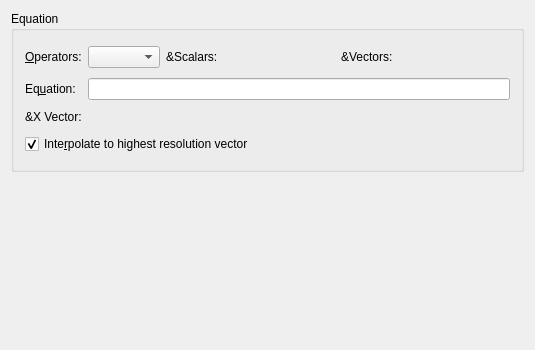
<ui version="4.0" >
 <class>EquationTab</class>
 <widget class="QWidget" name="EquationTab" >
  <property name="geometry" >
   <rect>
    <x>0</x>
    <y>0</y>
    <width>535</width>
    <height>350</height>
   </rect>
  </property>
  <layout class="QGridLayout" name="gridLayout" >
   <item row="0" column="0" colspan="2" >
    <widget class="QGroupBox" name="GroupBox14" >
     <property name="title" >
      <string>Equation</string>
     </property>
     <layout class="QGridLayout" name="gridLayout_2" >
      <item row="0" column="0" >
       <widget class="QLabel" name="TextLabel1_2_3_2" >
        <property name="sizePolicy" >
         <sizepolicy vsizetype="Fixed" hsizetype="Fixed" >
          <horstretch>0</horstretch>
          <verstretch>0</verstretch>
         </sizepolicy>
        </property>
        <property name="text" >
         <string>&amp;Operators:</string>
        </property>
        <property name="wordWrap" >
         <bool>false</bool>
        </property>
        <property name="buddy" >
         <cstring>Operators</cstring>
        </property>
       </widget>
      </item>
      <item row="0" column="1" >
       <widget class="QComboBox" name="Operators" >
        <property name="sizePolicy" >
         <sizepolicy vsizetype="Fixed" hsizetype="Fixed" >
          <horstretch>0</horstretch>
          <verstretch>0</verstretch>
         </sizepolicy>
        </property>
        <property name="whatsThis" >
         <string>Select an operator from this list to insert it into the equation.  All valid operators are listed here.  </string>
        </property>
       </widget>
      </item>
      <item row="0" column="4" >
       <widget class="QLabel" name="_vectorsLabel" >
        <property name="sizePolicy" >
         <sizepolicy vsizetype="Fixed" hsizetype="Fixed" >
          <horstretch>0</horstretch>
          <verstretch>0</verstretch>
         </sizepolicy>
        </property>
        <property name="text" >
         <string>&amp;Vectors:</string>
        </property>
        <property name="wordWrap" >
         <bool>false</bool>
        </property>
       </widget>
      </item>
      <item row="0" column="5" >
       <widget class="Kst::VectorSelector" native="1" name="_vectors" />
      </item>
      <item row="0" column="2" >
       <widget class="QLabel" name="_scalarsLabel" >
        <property name="sizePolicy" >
         <sizepolicy vsizetype="Fixed" hsizetype="Fixed" >
          <horstretch>0</horstretch>
          <verstretch>0</verstretch>
         </sizepolicy>
        </property>
        <property name="text" >
         <string>&amp;Scalars:</string>
        </property>
        <property name="wordWrap" >
         <bool>false</bool>
        </property>
       </widget>
      </item>
      <item row="0" column="3" >
       <widget class="Kst::ScalarSelector" native="1" name="_scalars" />
      </item>
      <item row="1" column="0" >
       <widget class="QLabel" name="TextLabel1_11" >
        <property name="sizePolicy" >
         <sizepolicy vsizetype="Fixed" hsizetype="Fixed" >
          <horstretch>0</horstretch>
          <verstretch>0</verstretch>
         </sizepolicy>
        </property>
        <property name="text" >
         <string>Eq&amp;uation:</string>
        </property>
        <property name="wordWrap" >
         <bool>false</bool>
        </property>
        <property name="buddy" >
         <cstring>_equation</cstring>
        </property>
       </widget>
      </item>
      <item row="1" column="1" colspan="5" >
       <widget class="QLineEdit" name="_equation" >
        <property name="whatsThis" >
         <string>Enter the equation to be evaluated here.  Use 'x' as the independent variable.  Vectors an operators are selected from the above lists.</string>
        </property>
       </widget>
      </item>
      <item row="2" column="0" >
       <widget class="QLabel" name="_xVectorLabel" >
        <property name="text" >
         <string>&amp;X Vector:</string>
        </property>
        <property name="wordWrap" >
         <bool>false</bool>
        </property>
       </widget>
      </item>
      <item row="3" column="0" colspan="4" >
       <widget class="QCheckBox" name="_doInterpolation" >
        <property name="sizePolicy" >
         <sizepolicy vsizetype="Fixed" hsizetype="Preferred" >
          <horstretch>0</horstretch>
          <verstretch>0</verstretch>
         </sizepolicy>
        </property>
        <property name="text" >
         <string>Inte&amp;rpolate to highest resolution vector</string>
        </property>
        <property name="checked" >
         <bool>true</bool>
        </property>
       </widget>
      </item>
      <item row="2" column="1" colspan="5" >
       <widget class="Kst::VectorSelector" native="1" name="_xVectors" >
        <property name="enabled" >
         <bool>true</bool>
        </property>
        <property name="sizePolicy" >
         <sizepolicy vsizetype="Fixed" hsizetype="Preferred" >
          <horstretch>0</horstretch>
          <verstretch>0</verstretch>
         </sizepolicy>
        </property>
       </widget>
      </item>
     </layout>
    </widget>
   </item>
   <item row="1" column="0" >
    <widget class="Kst::CurveAppearance" native="1" name="_curveAppearance" />
   </item>
   <item row="1" column="1" >
    <widget class="Kst::CurvePlacement" native="1" name="_curvePlacement" />
   </item>
  </layout>
 </widget>
 <layoutdefault spacing="6" margin="11" />
 <pixmapfunction>qPixmapFromMimeSource</pixmapfunction>
 <customwidgets>
  <customwidget>
   <class>Kst::VectorSelector</class>
   <extends>QWidget</extends>
   <header>vectorselector.h</header>
  </customwidget>
  <customwidget>
   <class>Kst::CurvePlacement</class>
   <extends>QWidget</extends>
   <header>curveplacement.h</header>
  </customwidget>
  <customwidget>
   <class>Kst::CurveAppearance</class>
   <extends>QWidget</extends>
   <header>curveappearance.h</header>
  </customwidget>
  <customwidget>
   <class>Kst::ScalarSelector</class>
   <extends>QWidget</extends>
   <header>scalarselector.h</header>
  </customwidget>
 </customwidgets>
 <tabstops>
  <tabstop>Operators</tabstop>
  <tabstop>_vectors</tabstop>
  <tabstop>_scalars</tabstop>
  <tabstop>_equation</tabstop>
  <tabstop>_xVectors</tabstop>
  <tabstop>_doInterpolation</tabstop>
  <tabstop>_curveAppearance</tabstop>
  <tabstop>_curvePlacement</tabstop>
 </tabstops>
 <resources/>
 <connections>
  <connection>
   <sender>Operators</sender>
   <signal>activated(QString)</signal>
   <receiver>_equation</receiver>
   <slot>setFocus()</slot>
   <hints>
    <hint type="sourcelabel" >
     <x>20</x>
     <y>20</y>
    </hint>
    <hint type="destinationlabel" >
     <x>20</x>
     <y>20</y>
    </hint>
   </hints>
  </connection>
 </connections>
</ui>
